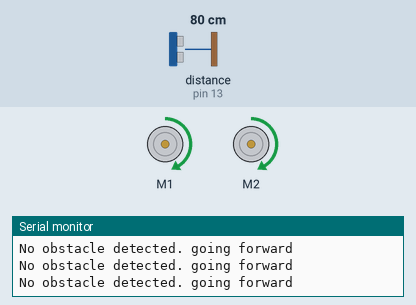
Recording of a sketch running on a simulated Arduino Uno, built with avr-gcc and run on an emulated ATmega328P. Parts: 2 × DC motor (green arrow = forward, orange = backward, longer = faster), the last lines printed to the serial monitor. Wiring (inferred from the names in the program): ultrasonic range finder: trigger pin 12; echo pin 13. The inputs (shaded band) are chosen by the test bench; at power-on: distance to the obstacle (sensor on pin 13) 80 cm. The echo pulse lasts 58.3 µs per cm.

Above: at 1.2 s.
1.3 s: distance to the obstacle (sensor on pin 13) set to 28 cm
4.3 s: distance to the obstacle (sensor on pin 13) set to 21 cm
At 4.7 s:
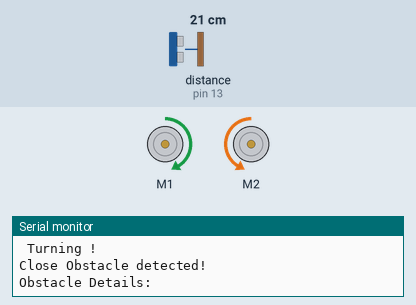
Timing chart, 0 to 7.3 s (numbered marks = the images above; inputs shaded):
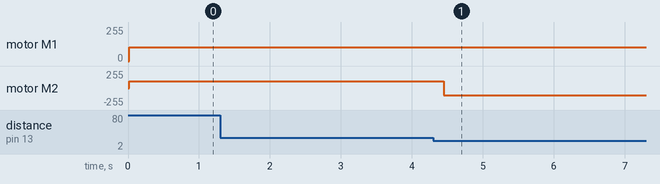

Measured:
- the behaviour switches between 25 and 24 cm on distance to the obstacle (sensor on pin 13) (found by bisection; images 0 and 1)
- after the input at 4.3 s, motor M2: forward 105/255 → backward 105/255 after 0.15 s

The sketch:

Obstacle_Avoiding_Robot_Code.ino
```cpp
/* Code Written by Roy Pe'er. I've explained all the code in the grey comments.
I recommend you to go over the code, examine it, play with it, improve it and modify it according to your needs.
For more awesome videos, subsrice to my channel:
http://www.youtube.com/subscription_center?add_user=Roypeer1
*/


#include <AFMotor.h> //import your motor shield library
#define trigPin 12 // define the pins of your sensor
#define echoPin 13
AF_DCMotor motor1(1,MOTOR12_64KHZ); // set up motors.
AF_DCMotor motor2(2, MOTOR12_8KHZ);

void setup() {
  Serial.begin(9600); // begin serial communitication
  Serial.println("Motor test!");
   pinMode(trigPin, OUTPUT);// set the trig pin to output (Send sound waves)
  pinMode(echoPin, INPUT);// set the echo pin to input (recieve sound waves)
  motor1.setSpeed(105); //set the speed of the motors, between 0-255
motor2.setSpeed (105);
}

void loop() {

   long duration, distance; // start the scan
  digitalWrite(trigPin, LOW);
  delayMicroseconds(2); // delays are required for a succesful sensor operation.
  digitalWrite(trigPin, HIGH);

  delayMicroseconds(10); //this delay is required as well!
  digitalWrite(trigPin, LOW);
  duration = pulseIn(echoPin, HIGH);
  distance = (duration/2) / 29.1;// convert the distance to centimeters.
  if (distance < 25)/*if there's an obstacle 25 centimers, ahead, do the following: */ {
   Serial.println ("Close Obstacle detected!" );
Serial.println ("Obstacle Details:");
Serial.print ("Distance From Robot is " );
Serial.print ( distance);
Serial.print ( " CM!");// print out the distance in centimeters.

Serial.println (" The obstacle is declared a threat due to close distance. ");
Serial.println (" Turning !");
    motor1.run(FORWARD);  // Turn as long as there's an obstacle ahead.
    motor2.run (BACKWARD);

}
  else {
   Serial.println ("No obstacle detected. going forward");
   delay (15);
   motor1.run(FORWARD); //if there's no obstacle ahead, Go Forward!
    motor2.run(FORWARD);
  }


}
```
